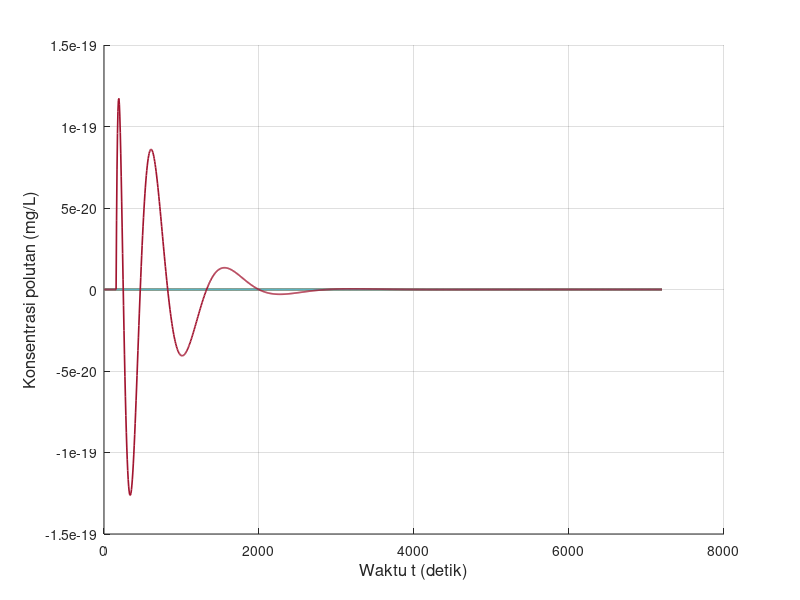

Source code (MATLAB): (Note: this script raises an error after producing the figure.)
clear; clc; close all;

% Feby Syarief Al A`raaf
% 26050124130087
% Oseanografi C
%
% Simulasi adveksi 1 dimensi metode Crank-Nicolson
% Sumber polutan diskontinu
% Grafik: konsentrasi polutan terhadap waktu
% NIM = 087, sehingga:
% x = 0, y = 8, z = 7

x_digit = 0;
y_digit = 8;
z_digit = 7;

C_source = 10 * z_digit;

L = 3000;
T = 7200;

scenario(1).nama = 'Skenario 1';
scenario(1).dx   = 15;
scenario(1).dt   = 6;
scenario(1).G    = 0.5;
scenario(1).m    = 15 + z_digit;

scenario(2).nama = 'Skenario 2';
scenario(2).dx   = 30;
scenario(2).dt   = 6;
scenario(2).G    = 0.05;
scenario(2).m    = 30 + z_digit;

scenario(3).nama = 'Skenario 3';
scenario(3).dx   = 15;
scenario(3).dt   = 6;
scenario(3).G    = 1;
scenario(3).m    = 15 + z_digit;

folder_output = 'output_Diskontinu_CN_Polutan_Terhadap_Waktu';
if ~exist(folder_output, 'dir')
    mkdir(folder_output);
end

for s = 1:numel(scenario)

    fprintf('\nMemproses %s\n', scenario(s).nama);

    dx       = scenario(s).dx;
    dt       = scenario(s).dt;
    G        = scenario(s).G;
    m_source = scenario(s).m;
    n_source = 20 + z_digit;

    M_grid = round(L / dx) + 1;
    Mmax   = max(M_grid, m_source);
    Nmax   = round(T / dt);

    alpha = (G * dt) / (dx^2);

    fprintf('dx = %.3f m, dt = %.3f s, G = %.3f m^2/s, m = %d, n = %d\n', dx, dt, G, m_source, n_source);
    fprintf('Mmax = %d, Nmax = %d, alpha = %.6f\n', Mmax, Nmax, alpha);

    F = zeros(Nmax + 1, Mmax);

    t_step = 0:Nmax;
    t_time = t_step * dt;

    rv = [1 3 5 7 9 11 13];
    rv_valid = rv(rv >= 1 & rv <= Mmax);

    if length(rv_valid) < length(rv)
        fprintf('%s: beberapa grid berada di luar domain sehingga tidak digrafikkan.\n', scenario(s).nama);
    end

    a = -alpha;
    b = 2 + 2 * alpha;
    c = -alpha;

    H = zeros(1, Mmax);
    Q = zeros(1, Mmax);
    D = zeros(1, Mmax);

    for n = 1:Nmax

        if n == n_source
            F(n, m_source) = C_source;
        end

        for i = 2:(Mmax-1)
            D(i) = alpha * F(n, i+1) + (2 - 2 * alpha) * F(n, i) + alpha * F(n, i-1);
        end

        D(2)      = D(2) + alpha * F(n+1, 1);
        D(Mmax-1) = D(Mmax-1) + alpha * F(n+1, Mmax);

        H(2) = c / b;
        Q(2) = D(2) / b;

        for i = 3:(Mmax-1)
            denom = b - a * H(i-1);
            H(i) = c / denom;
            Q(i) = (D(i) - a * Q(i-1)) / denom;
        end

        F(n+1, Mmax-1) = Q(Mmax-1);

        for j = (Mmax-2):-1:2
            F(n+1, j) = H(j) * F(n+1, j+1) + Q(j);
        end

        F(n+1, 1)    = F(n+1, 2);
        F(n+1, Mmax) = F(n+1, Mmax-1);
    end

    fig = figure('Visible', 'off', 'Position', [100 100 1400 600]);
    hold on;

    legend_text = {};

    for k = 1:length(rv_valid)
        plot(t_time, F(:, rv_valid(k)), 'LineWidth', 1.2);
        legend_text{end+1} = sprintf('m = %d', rv_valid(k));
    end

    grid on;
    xlabel('Waktu t (detik)', 'FontSize', 12);
    ylabel('Konsentrasi polutan (mg/L)', 'FontSize', 12);
    title(sprintf('%s - Konsentrasi polutan terhadap waktu', scenario(s).nama), ...
        'Feby Syarief-0087-Ose C', 'FontSize', 14, 'FontWeight', 'bold');
    xlim([t_time(1), t_time(end)]);

    y_max = max(F(:, rv_valid), [], 'all');
    if isempty(y_max) || isnan(y_max) || y_max <= 0
        ylim([0 1]);
    else
        ylim([0, max(C_source * 1.2, y_max * 1.1)]);
    end

    set(gca, 'FontSize', 11);

    legend(legend_text, ...
        'Location', 'northwest', ...
        'FontSize', 8, ...
        'NumColumns', 2, ...
        'Box', 'on');

    hold off;

    nama_file = sprintf('cn_diskontinu_waktu_skenario_%d.png', s);
    saveas(fig, fullfile(folder_output, nama_file));
    close(fig);

    fprintf('%s selesai diproses.\n', scenario(s).nama);
end

fprintf('\nSemua skenario telah selesai diproses.\n');
